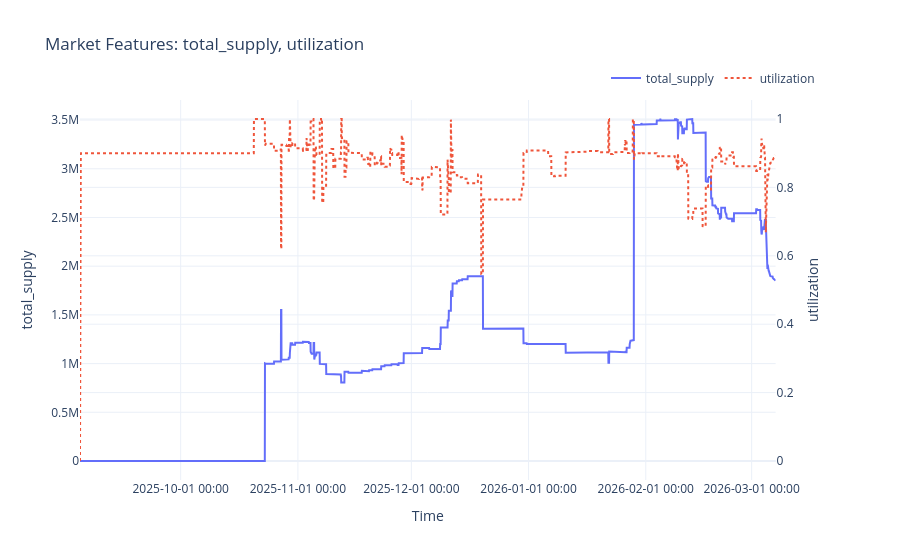

Source (notebook cell):
### Code cell
plot_market_features(
    market_df,
    ["total_supply", "utilization"]
)

### Figure 1 — Plotly figure (JSON) as saved in the notebook; plotly's stock layout.template omitted (floating-point values rounded to 4 significant figures; data arrays with more than 128 entries replaced by an {"elided": "..."} marker saying what was removed)
{"data": [{"line": {"color": "#636EFA", "width": 2}, "mode": "lines", "name": "total_supply", "type": "scatter", "x": {"elided": "4416 str values"}, "xaxis": "x", "y": {"elided": "4416 float values"}, "yaxis": "y"}, {"line": {"color": "#EF553B", "dash": "dot", "width": 2}, "mode": "lines", "name": "utilization", "type": "scatter", "x": {"elided": "4416 str values"}, "xaxis": "x", "y": {"elided": "4416 float values"}, "yaxis": "y2"}], "layout": {"hovermode": "x unified", "legend": {"orientation": "h", "x": 1, "xanchor": "right", "y": 1.02, "yanchor": "bottom"}, "title": {"text": "Market Features: total_supply, utilization"}, "xaxis": {"anchor": "y", "domain": [0, 0.94], "tickformat": "%Y-%m-%d %H:%M", "title": {"text": "Time"}}, "yaxis": {"anchor": "x", "domain": [0, 1], "title": {"text": "total_supply"}}, "yaxis2": {"anchor": "x", "overlaying": "y", "side": "right", "title": {"text": "utilization"}}}}
